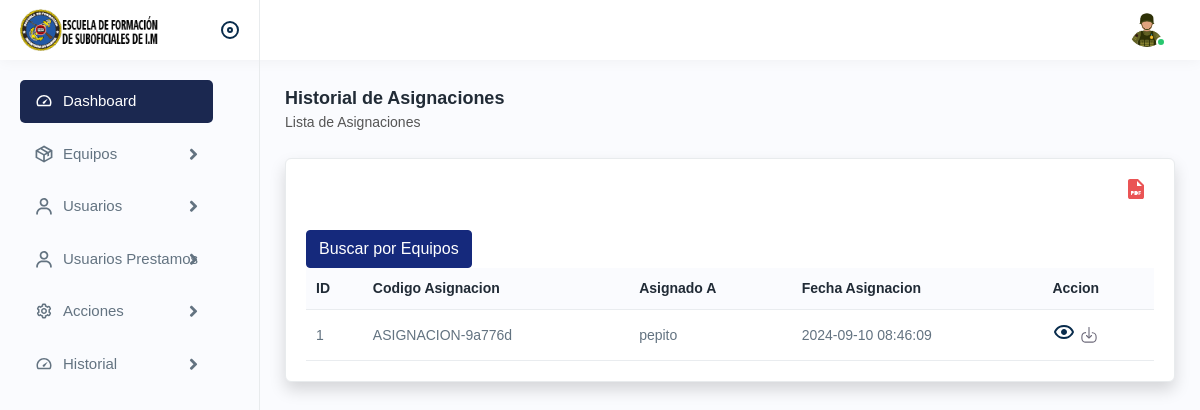
The page /historial_asignaciones.php (signed in) on the database as committed earlier.
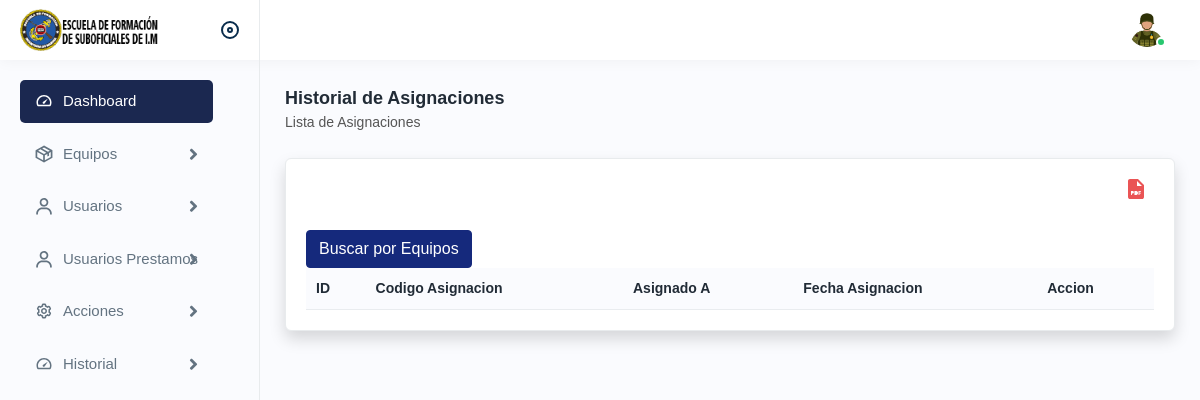
The same page on the database as committed later.
### tables this page shows
CREATE TABLE `asignaciones` (
  `id` int(11) NOT NULL,
  `id_asignacion` varchar(50) NOT NULL,
  `usuario_id` int(11) NOT NULL,
  `Nombre_usuario` varchar(100) NOT NULL,
  `Fecha_asignacion` datetime NOT NULL,
  `Observaciones` varchar(500) NOT NULL,
  `docPdf` blob NOT NULL
);

### historial_asignaciones.php (the view, shortened to what the changed rows need)
<!DOCTYPE html>
<html lang="en">
<head>
  <link rel="stylesheet" href="assets/css/bootstrap.min.css" />
  <link rel="stylesheet" href="assets/css/animate.css" />
  <link rel="stylesheet" href="assets/plugins/select2/css/select2.min.css" />
  <link rel="stylesheet" href="assets/css/dataTables.bootstrap4.min.css" />
  <link rel="stylesheet" href="assets/plugins/fontawesome/css/fontawesome.min.css" />
  <link rel="stylesheet" href="assets/plugins/fontawesome/css/all.min.css" />
  <link rel="stylesheet" href="assets/css/style.css" />
</head>
<body>
  <div class="page-wrapper">
    <div class="content">
      <div class="card shadow">
        <div class="card-body">
          <div class="table-responsive">
            <table class="table datanew">
              <thead>
                <tr>
                  <th>ID</th>
                  <th>Codigo Asignacion</th>
                  <th>Asignado A</th>
                  <th>Fecha Asignacion</th>
                  <th>Accion</th>
                </tr>
              </thead>
              <tbody>
                <?php
                include "./conexion.php";
                $sql = $mysqli->query("SELECT * FROM asignaciones");
                $contador = 1;
                while ($datos = $sql->fetch_object()) { ?>
                  <tr>
                    <td><?php echo $contador; ?></td>
                    <td><?php echo $datos->id_asignacion; ?></td>
                    <td><?php echo $datos->Nombre_usuario; ?></td>
                    <td><?php echo $datos->Fecha_asignacion; ?></td>
                    <td>
                      <a href="ver_detalles_asignaciones.php?id=<?php echo $datos->id; ?>">
                        <img src="assets/img/icons/eye.svg" alt="img" />
                      </a>
                      <a href="uploads/<?php echo $datos->docPdf; ?>" download>
                        <img src="assets/img/icons/download.svg" alt="img" />
                      </a>
                    </td>
                  </tr>
                <?php
                  $contador++;
                } ?>
              </tbody>
            </table>
          </div>
        </div>
      </div>
    </div>
  </div>
</body>
</html>

Rows that differ between the two databases and show on the page:
removed asignaciones: id_asignacion "ASIGNACION-9a776d", Nombre_usuario "pepito", Fecha_asignacion "2024-09-10 08:46:09"
